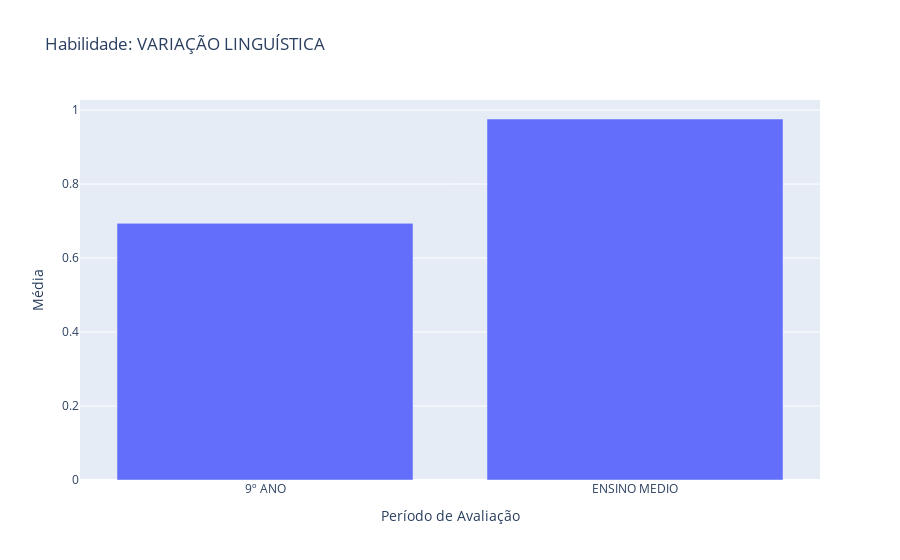

The notebook cell this image was saved under:
### Code cell
## variacao_linguistica


df_fund = df_2014_lp.groupby(['dc_etapa_aplicacao_turma'])[variacao_linguistica].mean().reset_index()
#col_list = df_fund.columns.tolist()[1:]

df_fund['mean'] = df_fund.mean(axis=1)
df_fund['dc_etapa_aplicacao_turma'] = df_fund['dc_etapa_aplicacao_turma'].replace(['ENSINO M?DIO - 3? S?RIE'], 'ENSINO MEDIO')


# Habilidade de Leitura

x2014_variacao_linguistica = df_fund['dc_etapa_aplicacao_turma']
y2014_variacao_linguistica = df_fund['mean']


fig = go.Figure(data=[
    go.Bar(name='9º ANO', x=x2014_variacao_linguistica, y=y2014_variacao_linguistica),
    #go.Bar(name='ENSINO M?DIO - 3? S?RIE', x=df_2014_lp, y=[12, 18, 29]) name='9º ANO',
])
# Change the bar mode
fig.update_layout(barmode='group')

fig.update_layout(
    title="Habilidade: VARIAÇÃO LINGUÍSTICA",
    xaxis_title="Período de Avaliação",
    yaxis_title="Média",
    #legend_title="Legend Title",
    
    )

fig.show()
#pyo.plot(fig, filename='descritor_variacao_linguistica.html', auto_open=True)

### Figure 1 — Plotly figure (JSON) as saved in the notebook; plotly's stock layout.template omitted (floating-point values rounded to 4 significant figures)
{"data": [{"name": "9º ANO", "type": "bar", "x": ["9º ANO", "ENSINO MEDIO"], "y": [0.6938, 0.9759]}], "layout": {"autosize": true, "barmode": "group", "title": {"text": "Habilidade: VARIAÇÃO LINGUÍSTICA"}, "xaxis": {"autorange": true, "range": [-0.5, 1.5], "title": {"text": "Período de Avaliação"}, "type": "category"}, "yaxis": {"autorange": true, "range": [0, 1.027], "title": {"text": "Média"}, "type": "linear"}}}
